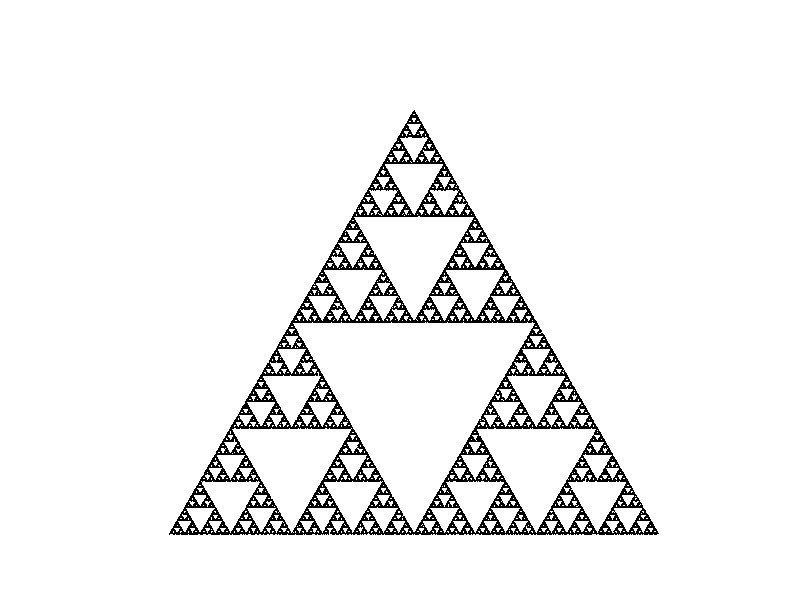

Write MATLAB code to recreate this figure.
function finitesierpinski(n)
%FINITESIERPINSKI   Sierpinski's triangle.
%   FINITESIERPINSKI(N) does not run forever, but plots N points.
%   FINITEFERN with no arguments plots 5000 points.
%   See also FERN.

if nargin < 1, n = 100000; end

A = [1/2 0; 0 1/2];
b1 = [0 0]';
b2 = [1/2 0]';
b3 = [1/4 sqrt(3)/4]';

x = [0 0]';
xs = zeros(2,n);
xs(:,1) = x;
for j = 2:n
   r = ceil(3*rand);
   switch r
      case 1, x = A*x + b1;
      case 2, x = A*x + b2;
      case 3, x = A*x + b3;
   end
   xs(:,j) = x;
end

shg
set(gcf,'color','white')
darkgreen = [0 0 0];
if n <= 5000, dotsize = 6; else dotsize = 1; end
plot(xs(1,:),xs(2,:),'.','markersize',dotsize,'color',darkgreen);
axis([0 1 0 1])
axis square
axis off
